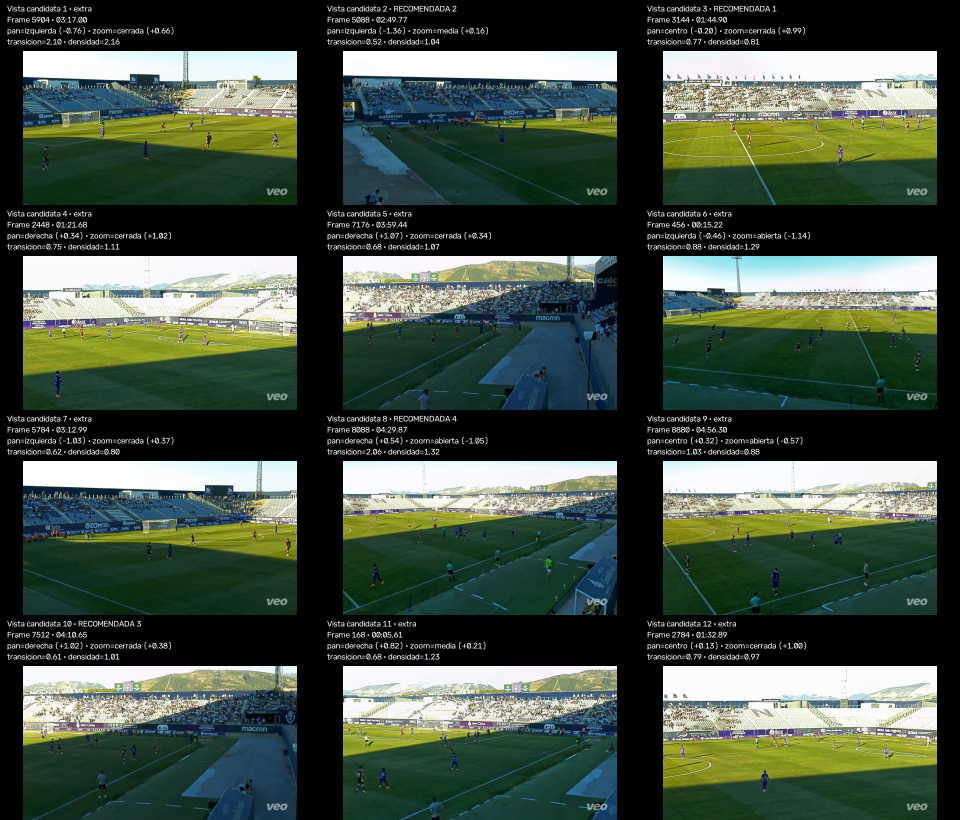
#> input picture supervisor/data/reviews/asset_7fbc47b7b83647bc8fd52e6a676c9425_view_diversity_v1/all_diverse_candidates_contact_sheet.jpg, 1920 x 1640 px (shown at 1/2 size); its folder holds only this picture in this run
$ python -i field_camera_loop_closure.py   (imports and definitions only)
#> lines starting #> are read from the running program, lines starting #| are printed output that depends on the picture
"""Direct visual Loop Closure V1 for fixed-position football cameras.

This module validates repeated/similar camera states by comparing distant
keyframes DIRECTLY in image space.

It does not use:
    - HUMAN homographies
    - pitch lines
    - pitch geometry
    - field masks

The trajectory is used only to propose likely candidate pairs. Each candidate
is then independently verified from the two source images with local features
+ robust projective geometry.

For a camera whose optical centre is approximately fixed, pan/tilt/roll/zoom
between two views is well modelled by one global image homography. Players and
other moving objects are treated as RANSAC outliers.

Outputs:
    - directly verified visual-overlap edges
    - strict recurrence edges for almost-the-same camera states
    - direct-vs-trajectory disagreement (a drift diagnostic)
    - connected recurrence regions
"""

from __future__ import annotations

from dataclasses import asdict, dataclass
from pathlib import Path
from typing import Any

import cv2
import numpy as np

from supervisor.field_camera_trajectory import (
    CameraTrajectoryConfig,
    camera_state_distance_px,
    relative_camera_transform,
)


EPS = 1e-9


@dataclass(frozen=True)
class LoopClosureConfig:
    analysis_width: int = 960

    # Candidate generation from the coarse accumulated trajectory.
    minimum_temporal_gap_frames: int = 120
    candidates_per_keyframe: int = 10
    maximum_coarse_candidate_median_px: float = 420.0

    # SIFT feature extraction / matching.
    sift_nfeatures: int = 2200
    sift_contrast_threshold: float = 0.018
    sift_edge_threshold: float = 12.0
    ratio_test: float = 0.75

    # Robust global projective verification.
    ransac_reprojection_threshold_px: float = 3.0
    ransac_confidence: float = 0.999
    ransac_max_iters: int = 6000

    minimum_ratio_matches: int = 28
    minimum_inliers: int = 22
    minimum_inlier_ratio: float = 0.36
    maximum_median_reprojection_px: float = 2.6

    minimum_inlier_span_x_fraction: float = 0.24
    minimum_inlier_span_y_fraction: float = 0.16
    minimum_inlier_hull_area_fraction: float = 0.022

    # A strict "same camera region" threshold. Verified pairs outside this
    # threshold are still valuable overlap edges but do not merge regions.
    recurrence_median_displacement_px: float = 42.0
    recurrence_p90_displacement_px: float = 82.0

    # Grid used to measure state distance and drift.
    grid_x: int = 9
    grid_y: int = 6
    grid_margin_x_fraction: float = 0.08
    grid_margin_y_fraction: float = 0.10


# [23 lines left out: function _normalise_h, not called in this run]


def _resize(frame: np.ndarray, analysis_width: int) -> tuple[np.ndarray, float]:
    height, width = frame.shape[:2]
    if width <= analysis_width:
        return frame, 1.0
    scale = float(analysis_width) / float(width)
    resized = cv2.resize(
        frame,
        (int(round(width * scale)), int(round(height * scale))),
        interpolation=cv2.INTER_AREA,
    )
    return resized, scale


def _gray(frame: np.ndarray) -> np.ndarray:
    gray = cv2.cvtColor(frame, cv2.COLOR_BGR2GRAY)
    return cv2.createCLAHE(
        clipLimit=1.5,
        tileGridSize=(8, 8),
    ).apply(gray)


# [149 lines left out: functions _grid, _project, _matrix_distance_from_identity, _transform_disagreement, _distribution, _symmetric_ratio_matches, not called in this run]


def extract_keyframe_features(
    frame: np.ndarray,
    *,
    config: LoopClosureConfig | None = None,
) -> dict[str, Any]:
    cfg = config or LoopClosureConfig()

    work, scale = _resize(frame, cfg.analysis_width)
    gray = _gray(work)

    sift = cv2.SIFT_create(
        nfeatures=cfg.sift_nfeatures,
        contrastThreshold=cfg.sift_contrast_threshold,
        edgeThreshold=cfg.sift_edge_threshold,
    )
    keypoints, descriptors = sift.detectAndCompute(gray, None)

    if descriptors is None or not keypoints:
        return {
            "status": "no_features",
            "scale": float(scale),
            "width": int(gray.shape[1]),
            "height": int(gray.shape[0]),
        }

    points = np.asarray(
        [keypoint.pt for keypoint in keypoints],
        dtype=np.float32,
    )

    return {
        "status": "ok",
        "scale": float(scale),
        "width": int(gray.shape[1]),
        "height": int(gray.shape[0]),
        "points": points,
        "descriptors": np.asarray(descriptors, dtype=np.float32),
        "feature_count": int(len(points)),
    }


# [257 lines left out: functions verify_loop_candidate, _trajectory_candidates, not called in this run]


class _UnionFind:
    def __init__(self, count: int):
        self.parent = list(range(count))
        self.rank = [0] * count

    # [244 lines left out: functions find, union, _regions, analyse_loop_closures, not called in this run]

>>> import cv2
>>> picture = cv2.imread('data/reviews/asset_7fbc47b7b83647bc8fd52e6a676c9425_view_diversity_v1/all_diverse_candidates_contact_sheet.jpg')
#> picture is the input picture: shape (1640, 1920, 3); mean B, G, R 68.9, 81.2, 68.6
>>> result = extract_keyframe_features(picture)
#> in _resize, `resized = cv2.resize( frame, (int(round(width * scale)), int(round(hei..`:
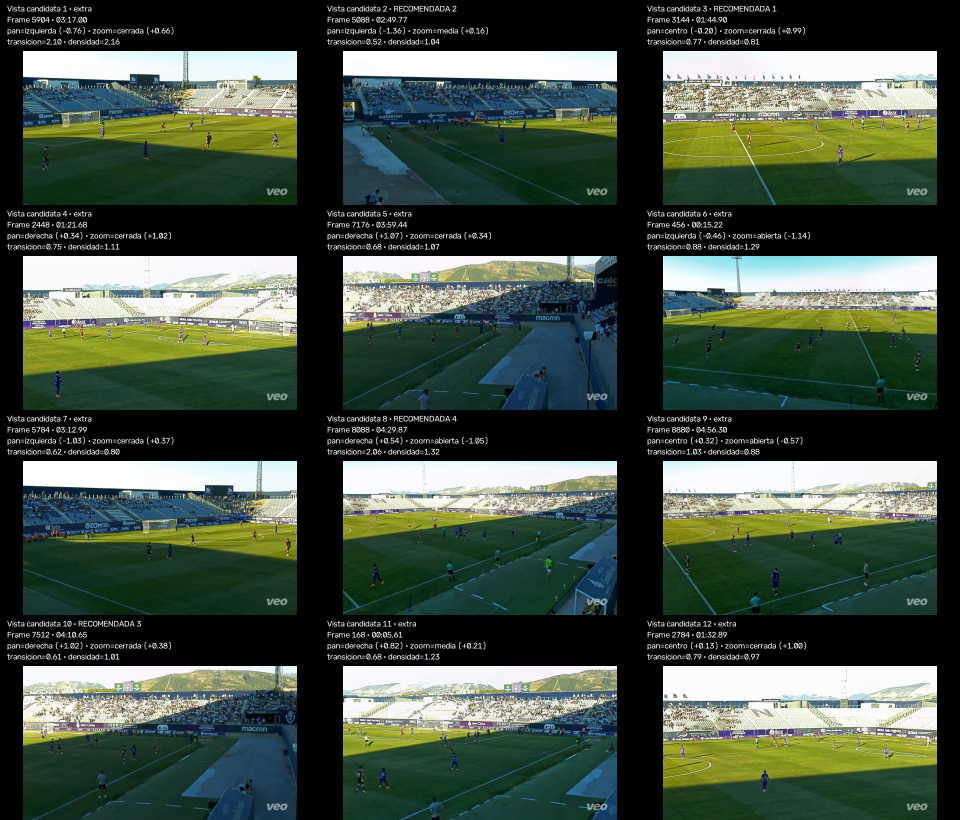
#> resized: shape (820, 960, 3); mean B, G, R 69, 81.3, 68.7
#> in extract_keyframe_features, `work, scale = _resize(frame, cfg.analysis_width)`: scale = 0.5
#> in _gray, `gray = cv2.cvtColor(frame, cv2.COLOR_BGR2GRAY)`:
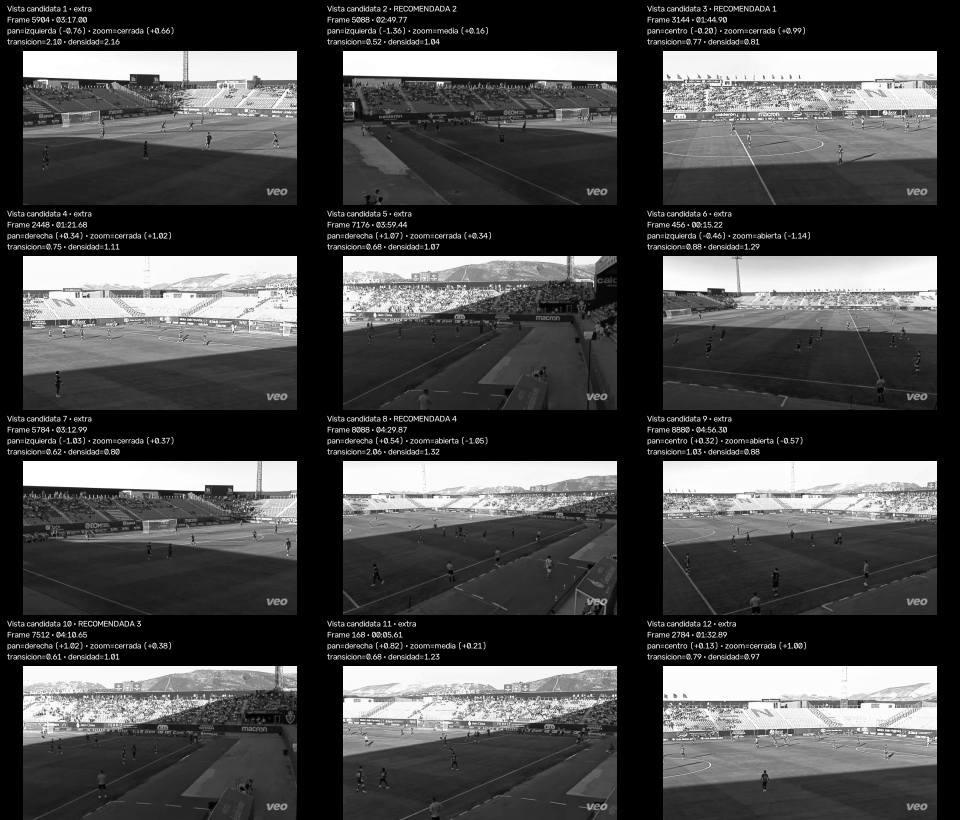
#> gray: shape (820, 960); min 0, max 255, mean 76.1
#> in _gray, `return cv2.createCLAHE( clipLimit=1.5, tileGridSize=(8, 8), ).apply(gr..`:
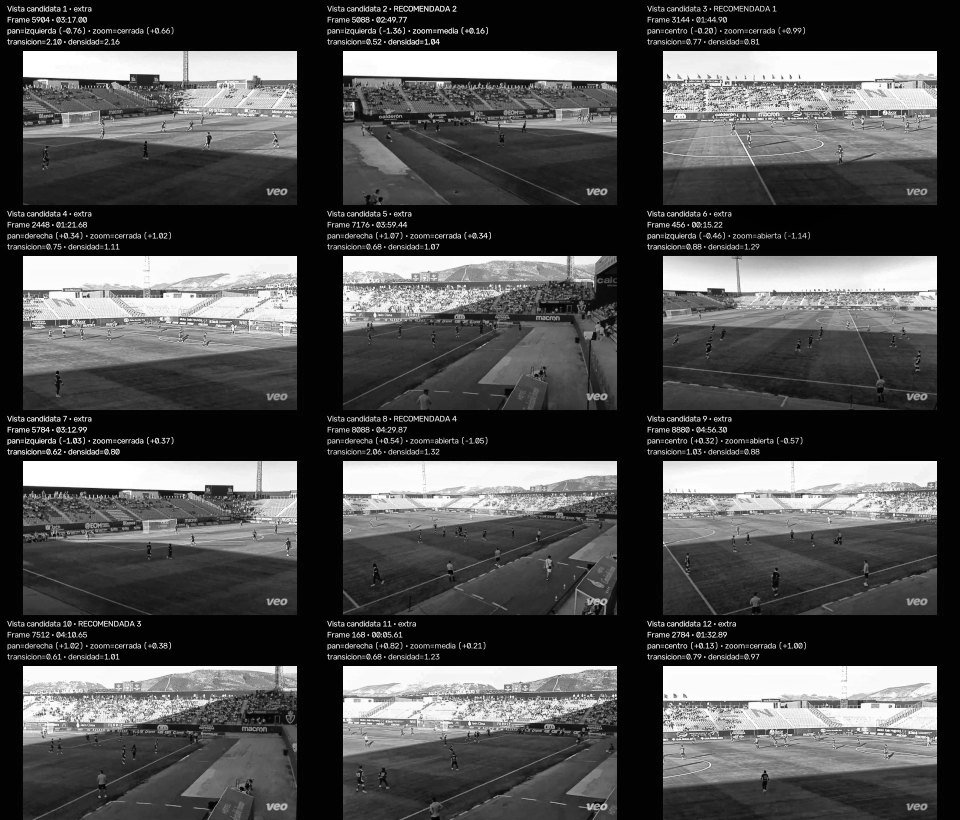
#> returned value: shape (820, 960); min 1, max 255, mean 81.1
#> in extract_keyframe_features, `keypoints, descriptors = sift.detectAndCompute(gray, None)`: keypoints = 2200 keypoints; strongest (x, y, size): (36, 473, 18.9), (38, 65, 21.4), (356, 63, 19.5), (664, 121, 2)
#> in extract_keyframe_features, `points = np.asarray( [keypoint.pt for keypoint in keypoints], dtype=np..`: points = 2200 pairs, first value 8 to 935.4, second value 8.08 to 815.5
#> result = 7 items

$ run again, on supervisor/data/reviews/asset_7fbc47b7b83647bc8fd52e6a676c9425_view_diversity_v1/recommended_views_contact_sheet.jpg
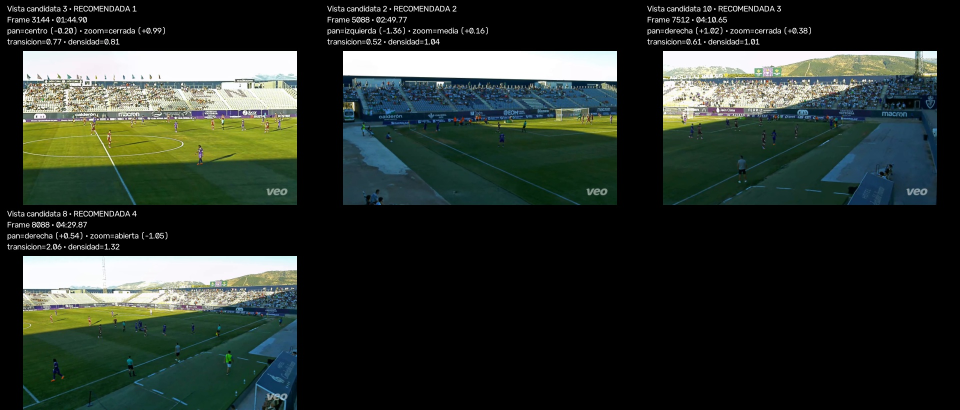
#> input picture supervisor/data/reviews/asset_7fbc47b7b83647bc8fd52e6a676c9425_view_diversity_v1/recommended_views_contact_sheet.jpg, 1920 x 820 px (shown at 1/2 size)
#> picture is the input picture: shape (820, 1920, 3); mean B, G, R 45.2, 51.7, 43.4
#> in _resize, `resized = cv2.resize( frame, (int(round(width * scale)), int(round(hei..`:
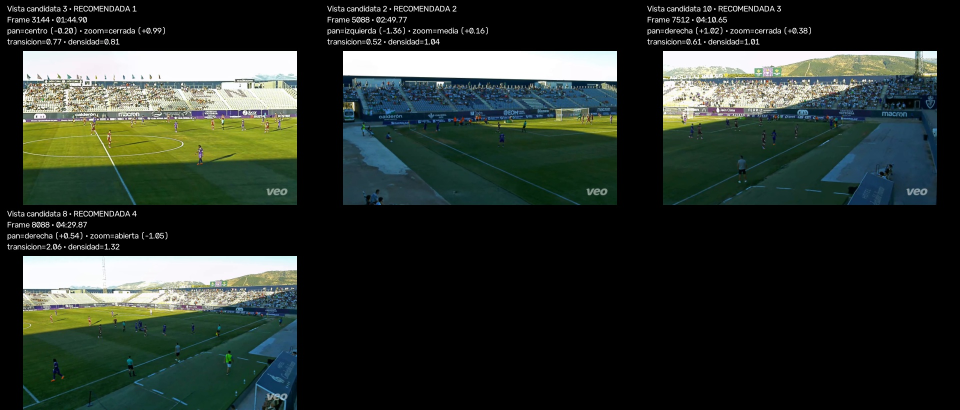
#> resized: shape (410, 960, 3); mean B, G, R 45.3, 51.8, 43.5
#> in extract_keyframe_features, `work, scale = _resize(frame, cfg.analysis_width)`: scale = 0.5
#> in _gray, `return cv2.createCLAHE( clipLimit=1.5, tileGridSize=(8, 8), ).apply(gr..`:
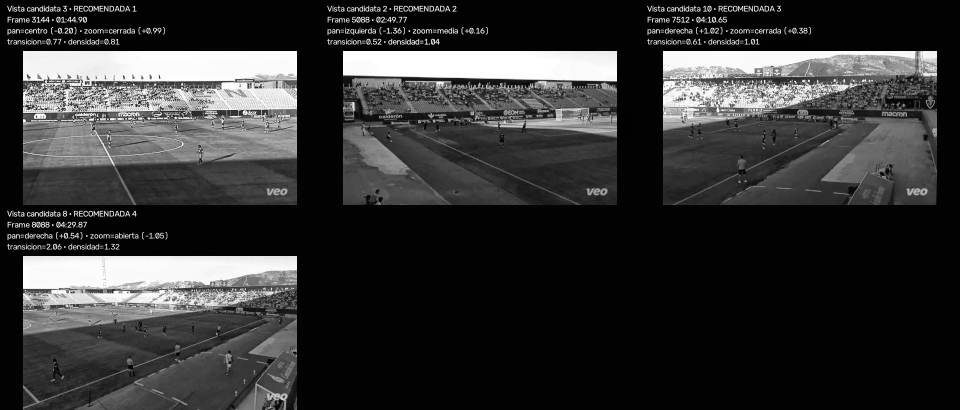
#> returned value: shape (410, 960); min 1, max 255, mean 52.9
#> keypoints = 2100 keypoints; strongest (x, y, size): (24, 121, 2), (356, 63, 19.5), (284, 62, 18.8), (288, 264, 13.4)
#> points = 2100 pairs, first value 8.27 to 938.8, second value 5.18 to 406.9
#> result = 7 items
